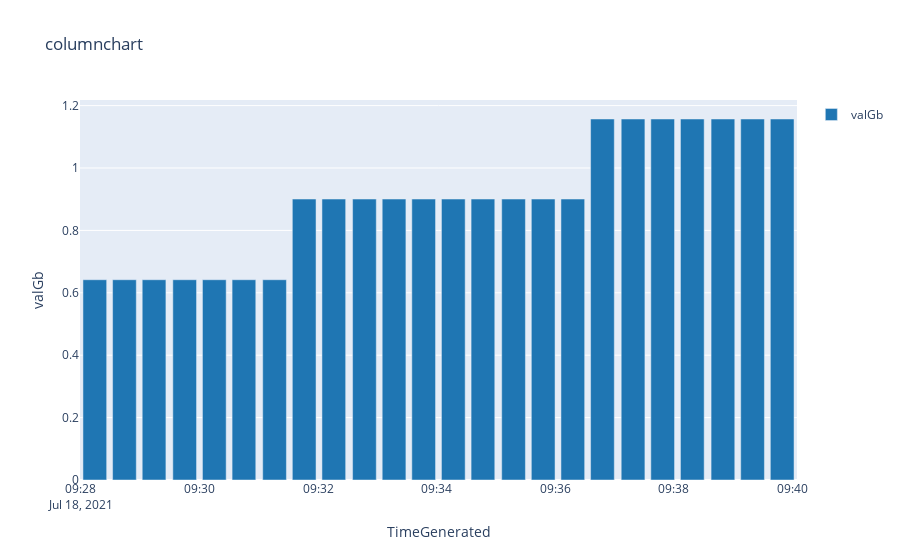

Notebook code cell kept with this figure:
### Code cell
%%kql 
    InsightsMetrics
    | where Origin == "iot.azm.ms" and Namespace == "metricsmodule"
    | where Name == "edgeAgent_total_network_out_bytes"
    | extend dimensions=parse_json(Tags)
    | extend device = tostring(dimensions.edge_device)
    | extend module = tostring(dimensions.module_name)
    | extend valGb = Val/1024/1024/1024
    | where TimeGenerated > datetime(2021-07-18T09:28:00Z) and TimeGenerated < datetime(2021-07-18T09:40:00Z)
    | where module == "edgeHub"
    | project TimeGenerated, valGb
    | render columnchart

### Figure 1 — Plotly figure (JSON) as saved in the notebook; plotly's stock layout.template omitted (floating-point values rounded to 4 significant figures)
{"data": [{"marker": {"color": "rgb(31, 118, 179)"}, "name": "valGb", "orientation": "v", "type": "bar", "x": ["2021-07-18T09:28:14+00:00", "2021-07-18T09:28:44+00:00", "2021-07-18T09:29:14+00:00", "2021-07-18T09:29:45+00:00", "2021-07-18T09:30:15+00:00", "2021-07-18T09:30:45+00:00", "2021-07-18T09:31:16+00:00", "2021-07-18T09:31:46+00:00", "2021-07-18T09:32:16+00:00", "2021-07-18T09:32:47+00:00", "2021-07-18T09:33:17+00:00", "2021-07-18T09:33:47+00:00", "2021-07-18T09:34:17+00:00", "2021-07-18T09:34:47+00:00", "2021-07-18T09:35:18+00:00", "2021-07-18T09:35:48+00:00", "2021-07-18T09:36:18+00:00", "2021-07-18T09:36:48+00:00", "2021-07-18T09:37:19+00:00", "2021-07-18T09:37:49+00:00", "2021-07-18T09:38:19+00:00", "2021-07-18T09:38:50+00:00", "2021-07-18T09:39:20+00:00", "2021-07-18T09:39:50+00:00"], "y": [0.6419, 0.6419, 0.6419, 0.6419, 0.6419, 0.6419, 0.6419, 0.9005, 0.9005, 0.9005, 0.9005, 0.9005, 0.9005, 0.9005, 0.9005, 0.9005, 0.9005, 1.157, 1.157, 1.157, 1.157, 1.157, 1.157, 1.157]}], "layout": {"showlegend": true, "title": {"text": "columnchart"}, "xaxis": {"ticksuffix": "", "title": {"text": "TimeGenerated"}, "type": "date"}, "yaxis": {"title": {"text": "valGb"}, "type": "linear"}}}
